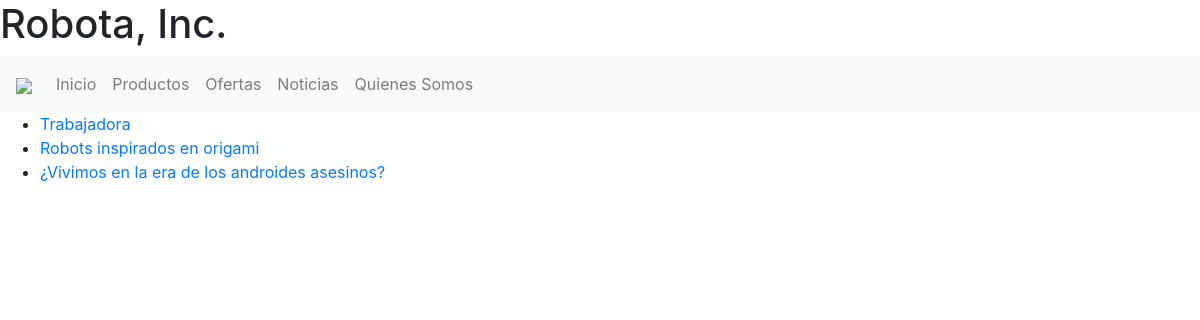
Screenshot of /noticias/ with the database file from the repository.
### web/models.py (models this page shows, shortened)
class New(models.Model):
    date = models.DateField()
    title = models.CharField(max_length=255)
    slug = models.SlugField()
    abstract = models.CharField(max_length=255)
    description = models.TextField()

### web/views.py (the view)
# urls.py: path('noticias/', views.news, name="news"),
def news(request, slug=None):
    if slug == None:
        context = {
            'news': New.objects.all(),
        }
        return render(request, 'web/news/main.html', context)
    else:
        context = {
            'new': New.objects.get(slug=slug),
        }
        return render(request, 'web/news/main_details.html', context)

### web/templates/web/news/main.html
{% extends 'web/content.html' %}
{% block main %}
<main>
    <ul>
        {% for new in news%}
        <li><a href="{{ new.slug }}">{{ new.title }}</a></li>
        {% endfor %}
    </ul>
</main>
{% endblock %}

### rows the page displays
New: title "Trabajadora"
New: title "Robots inspirados en origami"
New: title "¿Vivimos en la era de los androides asesinos?"
